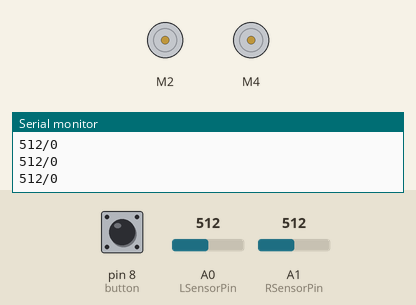
Recording of a sketch running on a simulated Arduino Uno, built with avr-gcc and run on an emulated ATmega328P. Shown: 2 × DC motor (green arrow = forward, orange = backward, longer = faster), the last lines printed to the serial monitor. The inputs (shaded band) are chosen by the test bench; at power-on: A1 (RSensorPin) = 512, pin 8 (button) HIGH, A0 (LSensorPin) = 512.

Above: at 1.2 s.
1.3 s: A1 (RSensorPin) set to 950
At 1.9 s:
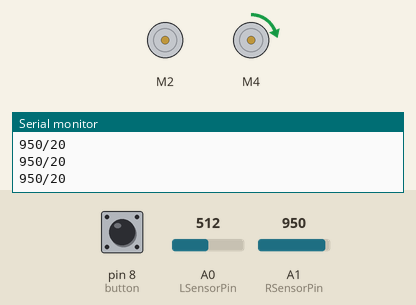
2.8 s: A1 (RSensorPin) set to 1023
At 3.3 s:
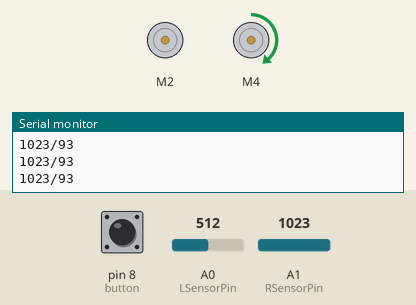
4.3 s: pin 8 (button) pulled LOW for 0.15 s
7.4 s: A0 (LSensorPin) set to 922
10.4 s: A0 (LSensorPin) set to 957
At 11.4 s:
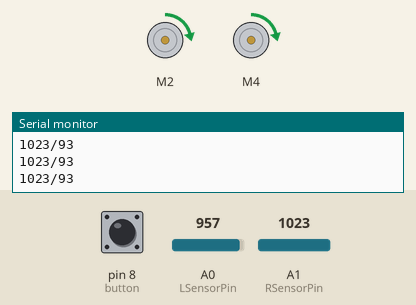
13.4 s: A1 (RSensorPin) set to 952
16.4 s: A1 (RSensorPin) set to 927
At 17.1 s:
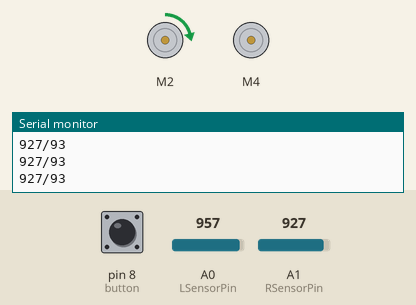
Timing chart, 0 to 18.9 s (numbered marks = the images above; inputs shaded):
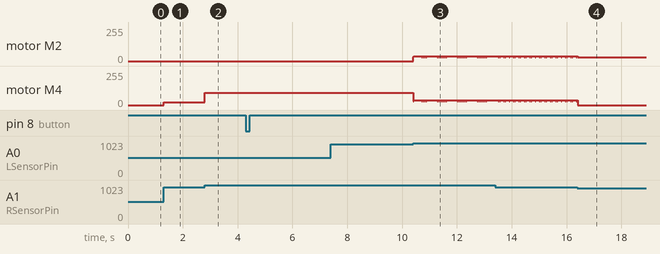

Measured:
- the behaviour switches between 939 and 940 on A0 (LSensorPin) (found by bisection; images 2 and 3)
- after the input at 1.3 s, motor M4: stopped → forward 20/255 at once
- after the input at 2.8 s, motor M4: forward 20/255 → forward 93/255 at once
- after the input at 10.4 s, motor M2, motor M4: goes forward 27/255 0.01 s, forward 35/255 0.30 s, 47 × (forward 27/255 0.01 s, forward 35/255 0.05 s), forward 27/255 0.01 s, then forward 35/255, starting at once
- after the input at 16.4 s, motor M2: goes on until 16.4 s, then stays forward 27/255

The sketch:

two_sensor_simple.ino
```cpp
#include <Adafruit_MotorShield.h>

// initiate motor shield
Adafruit_MotorShield AFMS = Adafruit_MotorShield();

// define ports used for motors
Adafruit_DCMotor *motorR = AFMS.getMotor(2);
Adafruit_DCMotor *motorL = AFMS.getMotor(4);

// pin setup
int LSensorPin = A0; // A0: left sensor
int RSensorPin = A1; // A1: right sensor
int button = 8; // Digital pin 8: button

// initialize variables
int LSensor, RSensor;
int Lspeed, Rspeed;
int speed = 0; // initial speed
int Kp = 1; // Proportional control coefficient
int threshold = 940; // sensor value when too close to track
int counter = 0; // button state counter

enum states {FAST, SLOW}; // two states of speed
states state;


// variables for button bounce
long currentTime = 0;
unsigned long debounceDuration = 10; // unit: millisecond
unsigned long lastTime = 0;
unsigned long timerOne = 0;
unsigned long timerTwo = 0;
byte previousState = LOW;


void setup() {
  // start serial port and AFMS
  Serial.begin(9600);
  AFMS.begin();

  // Initiate IR sensors and button
  pinMode(LSensorPin,INPUT);
  pinMode(RSensorPin,INPUT);
  pinMode(button,INPUT);

  // Set initial motor speeds to 0
  motorR->setSpeed(0);
  motorL->setSpeed(0);

  // set car to drive straight
  motorR->run(FORWARD);
  motorL->run(FORWARD);

}

void loop() {
  // Find time now
  currentTime = millis();

  // Make sure no bounce is counted
  if(currentTime > lastTime + debounceDuration){
    byte currentState = digitalRead(button);

    // If no change in button state
    if (currentState == previousState){
      running();
    }

    // If button is pushed
    if(currentState != previousState){
      previousState = currentState;
      lastTime = millis();

      Serial.println("Press button: 1-slow; 2-fast");

    // change state based on button click
      if (currentState == LOW){
        // record everytime button high->low
        counter++;
        // state: fast mode (speed: 35)
        if(counter % 2 == 1){state = FAST;}
        // state: slow mode (speed: 27)
        if(counter % 2 == 0){state = SLOW;}
      }
    }
  }

// counter = 0: car not moving
// counter = odd: fast state
// counter = even: slow state
if(counter > 0){
  switch(state){
  case FAST:
    motorR->setSpeed(35);
    motorL->setSpeed(35);
    running();

  case SLOW:
    motorR->setSpeed(27);
    motorL->setSpeed(27);
    running();
  }
}
}

// main function for car moving forward
void running(){

  // Take both sensor inputs
  LSensor = analogRead(LSensorPin);
  RSensor = analogRead(RSensorPin);

  // Car drives straight if both sensors are off the line
  if (LSensor < threshold && RSensor < threshold)
  {
  //Serial.println("Driving straight!");
  }

  // Car turns left if left sensor is on the line
  if (LSensor > threshold && RSensor < threshold)
  {

  // Set motor speeds
  Rspeed = speed + (LSensor - 930) * Kp;
  motorR->setSpeed(Rspeed);
  motorL->setSpeed(0);

  }

  // Car turns right if right sensor is on the line
  if (LSensor < threshold && RSensor > threshold)
  {

  // Set motor speeds
  Lspeed = speed + (RSensor - 930) * Kp;
  motorR->setSpeed(0);
  motorL->setSpeed(Lspeed);

  }

  Serial.print(RSensor);
  Serial.print( "/" );
  Serial.println(Lspeed);
}
```
